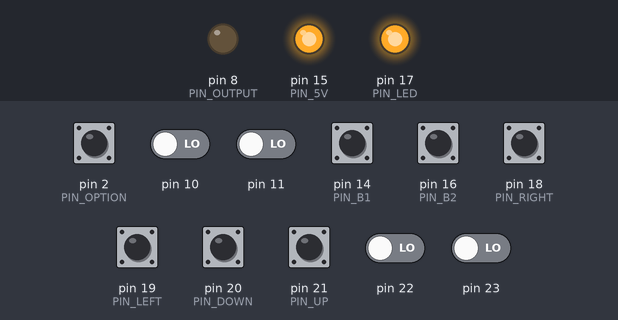
A sketch run on a simulated Arduino Leonardo, built with avr-gcc and run on an emulated ATmega32U4. On the bench: output pins drawn as LEDs (lit = HIGH). Inputs (shaded band) come from the test bench; at power-on: pin 2 (PIN_OPTION), pin 14 (PIN_B1), pin 16 (PIN_B2), pin 18 (PIN_RIGHT), pin 19 (PIN_LEFT), pin 20 (PIN_DOWN), pin 21 (PIN_UP) HIGH, pin 10, pin 11, pin 22, pin 23 LOW. USB keyboard and mouse output is not drawn.

Above: at 1.2 s.
1.3 s: pin 14 (PIN_B1) pulled LOW for 0.15 s
At 1.38 s:
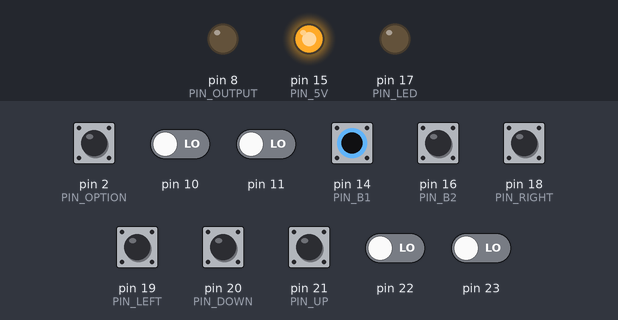
Timing chart, 0 to 4.3 s (numbered marks = the images above; inputs shaded):
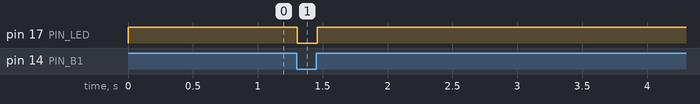

Measured:
- after the input at 1.3 s, pin 17 (PIN_LED): HIGH → LOW at once, → HIGH 0.15 s later

The sketch:

suzo_msx.ino
```cpp
/*
  Suzo Prof 9000 De Luxe

  https://docs.arduino.cc/retired/hacking/software/PortManipulation/
  https://github.com/mheironimus/arduinojoysticklibrary
  https://github.com/MHeironimus/ArduinoJoystickLibrary/archive/master.zip

  https://www.msx.org/wiki/Joystick_control
  https://allpinouts.org/pinouts/connectors/input_device/joystick-msx-9-pin/
  https://repairbas.file-hunter.com/new-doc/nederlands_BAS%2304_Arcade%20joysticks%20repareren.pdf
  https://generation-msx.nl/hardware/suzo/suzo-prof-competition-9000-deluxe/1185

*/

#include <Joystick.h>

//Joystick_ Joystick;
Joystick_ Joystick(JOYSTICK_DEFAULT_REPORT_ID,
  JOYSTICK_TYPE_GAMEPAD,
  2,     // button count
  1,     // hat switch count
  true, true, // X and Y axes
  false, false, false, // Z, Rx, Ry
  false, false, // Rz, rudder
  false, false, false); // throttle, accelerator, brake, steering

#define PIN_UP    21  // DB9(1), PF4
#define PIN_DOWN  20  // DB9(2), PF5
#define PIN_LEFT  19  // DB9(3), PF6
#define PIN_RIGHT 18  // DB9(4), PF7
#define PIN_5V    15  // DB9(5), PB1
#define PIN_B1    14  // DB9(6), PB3 // autofire
#define PIN_B2    16  // DB9(7), PB2
#define PIN_OUTPUT 8  // DB9(8), PB4
#define PIN_GND    9  // DB9(9), PB5
#define PIN_OPTION 2  // jumper 2<->GND, PD1
//#define PIN_LED   30  // TX led (invert), PD5
#define PIN_LED   17  // RX led (invert), PB0

void setup() {

  //Serial.begin(115200);
  Joystick.begin();

  pinMode(PIN_UP, INPUT_PULLUP);
  pinMode(PIN_DOWN, INPUT_PULLUP);
  pinMode(PIN_LEFT, INPUT_PULLUP);
  pinMode(PIN_RIGHT, INPUT_PULLUP);
  pinMode(PIN_5V, OUTPUT);
  pinMode(PIN_B1, INPUT_PULLUP);
  pinMode(PIN_B2, INPUT_PULLUP);
  pinMode(PIN_OUTPUT, OUTPUT);
  pinMode(PIN_GND, OUTPUT);
  pinMode(PIN_OPTION, INPUT_PULLUP);
  pinMode(PIN_LED, OUTPUT);

  digitalWrite(PIN_5V, HIGH);
  digitalWrite(PIN_OUTPUT, LOW);
  digitalWrite(PIN_GND, LOW);
  digitalWrite(PIN_LED, HIGH);

}

#define IOF PINF
#define IOB PINB
#define IOD PIND

void loop() {
  if (((IOF >> 4)&1)^1) Joystick.setYAxis(0);
  else if (((IOF >> 5)&1)^1) Joystick.setYAxis(1023);
  else Joystick.setYAxis(512);
  if (((IOF >> 6)&1)^1) Joystick.setXAxis(0);
  else if (((IOF >> 7)&1)^1) Joystick.setXAxis(1023);
  else Joystick.setXAxis(512);

  digitalWrite(PIN_LED, ((IOB >> 3)&1) );
  if ((IOD >> 1)&1) {
    Joystick.setButton(0, (((IOB >> 3)&1)^1)); // autofire
    Joystick.setButton(1, (((IOB >> 2)&1)^1));
  } else {
    Joystick.setButton(1, (((IOB >> 3)&1)^1)); // autofire
    Joystick.setButton(0, (((IOB >> 2)&1)^1));
  }

  delay(10);

  //Serial.print(PINF, BIN); Serial.print(", "); Serial.println(PINB, BIN);
}
```
